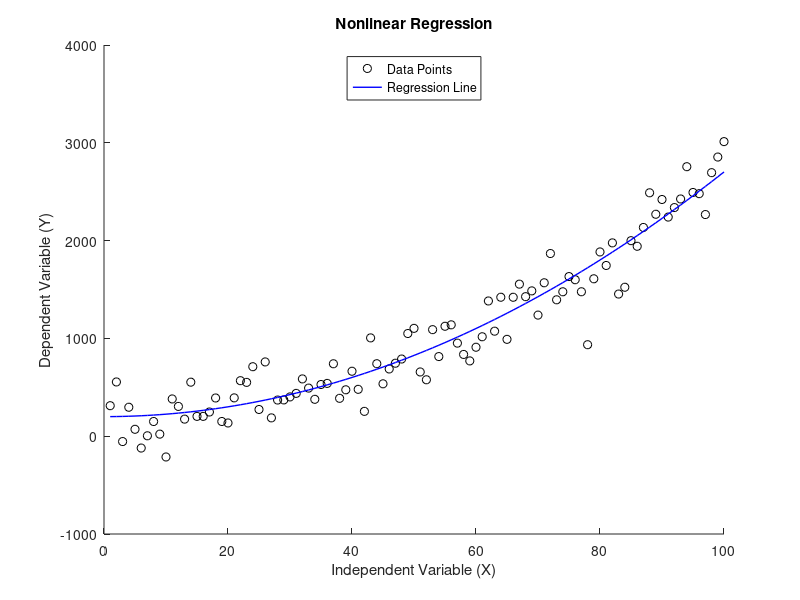

Here is the MATLAB script that generated this plot:
clear all;

% Generate sample data
X = [1:1:100]';
Y = 0.25*X.^2 + 0.02*X + 200 + 200*randn(100,1);  % Dependent variable with added noise

% Predicted values using the regression line
a = 0.25;
b = 0.02;
c = 200;
Y_predicted = a*X.^2 + b.*X + c;

% Plot the original data points
scatter(X, Y, 'k');
hold on;

% Plot the regression line
plot(X, Y_predicted, 'b', 'LineWidth', 1);

% Customize the plot
xlabel('Independent Variable (X)');
ylabel('Dependent Variable (Y)');
title('Nonlinear Regression');
legend('Data Points', 'Regression Line', 'Location', 'north');

% Turn off the hold
hold off;
